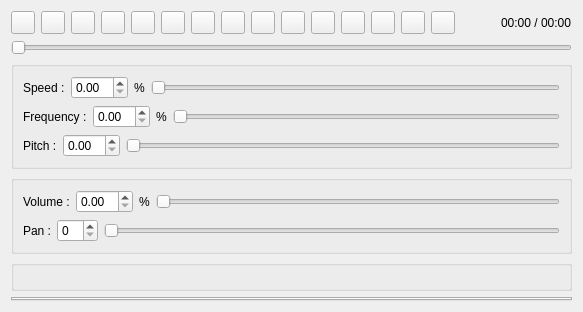
  <widget class="QWidget" name="centralwidget">
   <layout class="QVBoxLayout" name="verticalLayout_2">
    <item>
     <layout class="QHBoxLayout" name="horizontalLayout">
      <item>
       <widget class="QToolButton" name="prevButton">
        <property name="toolTip">
         <string>&lt;html&gt;&lt;head/&gt;&lt;body&gt;&lt;p&gt;Click: Head/Previous&lt;br&gt;Long press: Rewind&lt;/p&gt;&lt;/body&gt;&lt;/html&gt;</string>
        </property>
        <property name="text">
         <string/>
        </property>
        <property name="icon">
         <iconset resource="../Hayaemon.qrc">
          <normaloff>:/icon/resource/prev.png</normaloff>:/icon/resource/prev.png</iconset>
        </property>
        <property name="autoRepeat">
         <bool>true</bool>
        </property>
        <property name="autoRepeatDelay">
         <number>500</number>
        </property>
       </widget>
      </item>
      <item>
       <widget class="QToolButton" name="prevMarkerButton">
        <property name="toolTip">
         <string>&lt;html&gt;&lt;head/&gt;&lt;body&gt;&lt;p&gt;Click: Head/Previous marker&lt;br&gt;Long press: Rewind&lt;/p&gt;&lt;/body&gt;&lt;/html&gt;</string>
        </property>
        <property name="text">
         <string/>
        </property>
        <property name="icon">
         <iconset resource="../Hayaemon.qrc">
          <normaloff>:/icon/resource/prev_marker.png</normaloff>:/icon/resource/prev_marker.png</iconset>
        </property>
        <property name="autoRepeat">
         <bool>true</bool>
        </property>
        <property name="autoRepeatDelay">
         <number>500</number>
        </property>
       </widget>
      </item>
      <item>
       <widget class="QToolButton" name="playButton">
        <property name="toolTip">
         <string>Play</string>
        </property>
        <property name="text">
         <string/>
        </property>
        <property name="icon">
         <iconset resource="../Hayaemon.qrc">
          <normaloff>:/icon/resource/play.png</normaloff>:/icon/resource/play.png</iconset>
        </property>
       </widget>
      </item>
      <item>
       <widget class="QToolButton" name="pauseButton">
        <property name="toolTip">
         <string>Pause</string>
        </property>
        <property name="text">
         <string/>
        </property>
        <property name="icon">
         <iconset resource="../Hayaemon.qrc">
          <normaloff>:/icon/resource/pause.png</normaloff>:/icon/resource/pause.png</iconset>
        </property>
        <property name="checkable">
         <bool>true</bool>
        </property>
       </widget>
      </item>
      <item>
       <widget class="QToolButton" name="stopButton">
        <property name="toolTip">
         <string>Stop</string>
        </property>
        <property name="text">
         <string/>
        </property>
        <property name="icon">
         <iconset resource="../Hayaemon.qrc">
          <normaloff>:/icon/resource/stop.png</normaloff>:/icon/resource/stop.png</iconset>
        </property>
       </widget>
      </item>
      <item>
       <widget class="QToolButton" name="nextMarkerButton">
        <property name="toolTip">
         <string>&lt;html&gt;&lt;head/&gt;&lt;body&gt;&lt;p&gt;Click: Next marker&lt;br&gt;Long press: Forward&lt;/p&gt;&lt;/body&gt;&lt;/html&gt;</string>
        </property>
        <property name="text">
         <string/>
        </property>
        <property name="icon">
         <iconset resource="../Hayaemon.qrc">
          <normaloff>:/icon/resource/next_marker.png</normaloff>:/icon/resource/next_marker.png</iconset>
        </property>
        <property name="autoRepeat">
         <bool>true</bool>
        </property>
        <property name="autoRepeatDelay">
         <number>500</number>
        </property>
       </widget>
      </item>
      <item>
       <widget class="QToolButton" name="nextButton">
        <property name="toolTip">
         <string>&lt;html&gt;&lt;head/&gt;&lt;body&gt;&lt;p&gt;Click: Next&lt;br&gt;Long press: Forward&lt;/p&gt;&lt;/body&gt;&lt;/html&gt;</string>
        </property>
        <property name="text">
         <string/>
        </property>
        <property name="icon">
         <iconset resource="../Hayaemon.qrc">
          <normaloff>:/icon/resource/next.png</normaloff>:/icon/resource/next.png</iconset>
        </property>
        <property name="autoRepeat">
         <bool>true</bool>
        </property>
        <property name="autoRepeatDelay">
         <number>500</number>
        </property>
       </widget>
      </item>
      <item>
       <widget class="QToolButton" name="singleLoopButton">
        <property name="toolTip">
         <string>Single loop</string>
        </property>
        <property name="text">
         <string/>
        </property>
        <property name="icon">
         <iconset resource="../Hayaemon.qrc">
          <normaloff>:/icon/resource/single_loop.png</normaloff>:/icon/resource/single_loop.png</iconset>
        </property>
        <property name="checkable">
         <bool>true</bool>
        </property>
       </widget>
      </item>
      <item>
       <widget class="QToolButton" name="allLoopButton">
        <property name="statusTip">
         <string>All loop</string>
        </property>
        <property name="text">
         <string/>
        </property>
        <property name="icon">
         <iconset resource="../Hayaemon.qrc">
          <normaloff>:/icon/resource/all_loop.png</normaloff>:/icon/resource/all_loop.png</iconset>
        </property>
        <property name="checkable">
         <bool>true</bool>
        </property>
       </widget>
      </item>
      <item>
       <widget class="QToolButton" name="randomPlayButton">
        <property name="toolTip">
         <string>Random play</string>
        </property>
        <property name="text">
         <string/>
        </property>
        <property name="icon">
         <iconset resource="../Hayaemon.qrc">
          <normaloff>:/icon/resource/random_play.png</normaloff>:/icon/resource/random_play.png</iconset>
        </property>
        <property name="checkable">
         <bool>true</bool>
        </property>
       </widget>
      </item>
      <item>
       <widget class="QToolButton" name="abLoopAButton">
        <property name="toolTip">
         <string>AB loop(A)</string>
        </property>
        <property name="text">
         <string/>
        </property>
        <property name="icon">
         <iconset resource="../Hayaemon.qrc">
          <normaloff>:/icon/resource/abloop_a.png</normaloff>:/icon/resource/abloop_a.png</iconset>
        </property>
        <property name="checkable">
         <bool>true</bool>
        </property>
       </widget>
      </item>
      <item>
       <widget class="QToolButton" name="abLoopBButton">
        <property name="toolTip">
         <string>AB loop(B)</string>
        </property>
        <property name="text">
         <string/>
        </property>
        <property name="icon">
         <iconset resource="../Hayaemon.qrc">
          <normaloff>:/icon/resource/abloop_b.png</normaloff>:/icon/resource/abloop_b.png</iconset>
        </property>
        <property name="checkable">
         <bool>true</bool>
        </property>
       </widget>
      </item>
      <item>
       <widget class="QToolButton" name="markerPlayButton">
        <property name="toolTip">
         <string>Marker play</string>
        </property>
        <property name="text">
         <string/>
        </property>
        <property name="icon">
         <iconset resource="../Hayaemon.qrc">
          <normaloff>:/icon/resource/marker_play.png</normaloff>:/icon/resource/marker_play.png</iconset>
        </property>
        <property name="checkable">
         <bool>true</bool>
        </property>
       </widget>
      </item>
      <item>
       <widget class="QToolButton" name="addMarkerButton">
        <property name="toolTip">
         <string>Add a marker</string>
        </property>
        <property name="text">
         <string/>
        </property>
        <property name="icon">
         <iconset resource="../Hayaemon.qrc">
          <normaloff>:/icon/resource/add_marker.png</normaloff>:/icon/resource/add_marker.png</iconset>
        </property>
        <property name="checkable">
         <bool>false</bool>
        </property>
       </widget>
      </item>
      <item>
       <widget class="QToolButton" name="deleteMarkerButton">
        <property name="toolTip">
         <string>Delete a marker</string>
        </property>
        <property name="text">
         <string/>
        </property>
        <property name="icon">
         <iconset resource="../Hayaemon.qrc">
          <normaloff>:/icon/resource/delete_marker.png</normaloff>:/icon/resource/delete_marker.png</iconset>
        </property>
       </widget>
      </item>
      <item>
       <spacer name="horizontalSpacer">
        <property name="orientation">
         <enum>Qt::Horizontal</enum>
        </property>
        <property name="sizeHint" stdset="0">
         <size>
          <width>40</width>
          <height>20</height>
         </size>
        </property>
       </spacer>
      </item>
      <item>
       <widget class="CStaticCore" name="timeLabel">
        <property name="text">
         <string>00:00 / 00:00</string>
        </property>
       </widget>
      </item>
     </layout>
    </item>
    <item>
     <widget class="CSliderCtrlCore" name="timeSlider">
      <property name="orientation">
       <enum>Qt::Horizontal</enum>
      </property>
     </widget>
    </item>
    <item>
     <widget class="QGroupBox" name="speedGroupBox">
      <property name="title">
       <string/>
      </property>
      <property name="flat">
       <bool>true</bool>
      </property>
      <layout class="QVBoxLayout" name="verticalLayout_3">
       <item>
        <layout class="QHBoxLayout" name="horizontalLayout_2">
         <item>
          <widget class="QLabel" name="speedLabel">
           <property name="text">
            <string>Speed :</string>
           </property>
          </widget>
         </item>
         <item>
          <widget class="QDoubleSpinBox" name="speedSpinBox"/>
         </item>
         <item>
          <widget class="QLabel" name="speedLabel2">
           <property name="text">
            <string>%</string>
           </property>
          </widget>
         </item>
         <item>
          <widget class="CSliderCtrlCore" name="speedSlider">
           <property name="orientation">
            <enum>Qt::Horizontal</enum>
           </property>
          </widget>
         </item>
        </layout>
       </item>
       <item>
        <layout class="QHBoxLayout" name="horizontalLayout_4">
         <item>
          <widget class="QLabel" name="freqLabel">
           <property name="text">
            <string>Frequency :</string>
           </property>
          </widget>
         </item>
         <item>
          <widget class="QDoubleSpinBox" name="freqSpinBox"/>
         </item>
         <item>
          <widget class="QLabel" name="freqLabel2">
           <property name="text">
            <string>%</string>
           </property>
          </widget>
         </item>
         <item>
          <widget class="CSliderCtrlCore" name="freqSlider">
           <property name="orientation">
            <enum>Qt::Horizontal</enum>
           </property>
          </widget>
         </item>
        </layout>
       </item>
       <item>
        <layout class="QHBoxLayout" name="horizontalLayout_6">
         <item>
          <widget class="QLabel" name="pitchLabel">
           <property name="text">
            <string>Pitch :</string>
           </property>
          </widget>
         </item>
         <item>
          <widget class="CPitchSpinBox" name="pitchSpinBox"/>
         </item>
         <item>
          <widget class="CSliderCtrlCore" name="pitchSlider">
           <property name="orientation">
            <enum>Qt::Horizontal</enum>
           </property>
          </widget>
         </item>
        </layout>
       </item>
      </layout>
     </widget>
    </item>
    <item>
     <widget class="QGroupBox" name="volumeGroupBox">
      <property name="title">
       <string/>
      </property>
      <property name="flat">
       <bool>true</bool>
      </property>
      <layout class="QVBoxLayout" name="verticalLayout">
       <item>
        <layout class="QHBoxLayout" name="horizontalLayout_3">
         <item>
          <widget class="QLabel" name="volumeLabel">
           <property name="text">
            <string>Volume :</string>
           </property>
          </widget>
         </item>
         <item>
          <widget class="QDoubleSpinBox" name="volumeSpinBox"/>
         </item>
         <item>
          <widget class="QLabel" name="volumeLabel2">
           <property name="text">
            <string>%</string>
           </property>
          </widget>
         </item>
         <item>
          <widget class="CSliderCtrlCore" name="volumeSlider">
           <property name="orientation">
            <enum>Qt::Horizontal</enum>
           </property>
          </widget>
         </item>
        </layout>
       </item>
       <item>
        <layout class="QHBoxLayout" name="horizontalLayout_5">
         <item>
          <widget class="QLabel" name="panLabel">
           <property name="text">
            <string>Pan :</string>
           </property>
          </widget>
         </item>
         <item>
          <widget class="QSpinBox" name="panSpinBox"/>
         </item>
         <item>
          <widget class="CSliderCtrlCore" name="panSlider">
           <property name="orientation">
            <enum>Qt::Horizontal</enum>
           </property>
          </widget>
         </item>
        </layout>
       </item>
      </layout>
     </widget>
    </item>
    <item>
     <widget class="QGroupBox" name="eqGroupBox">
      <property name="title">
       <string/>
      </property>
      <property name="flat">
       <bool>true</bool>
      </property>
      <layout class="QGridLayout" name="eqLayout"/>
     </widget>
    </item>
    <item>
     <widget class="CTab_MainWnd" name="m_tab"/>
    </item>
   </layout>
  </widget>
